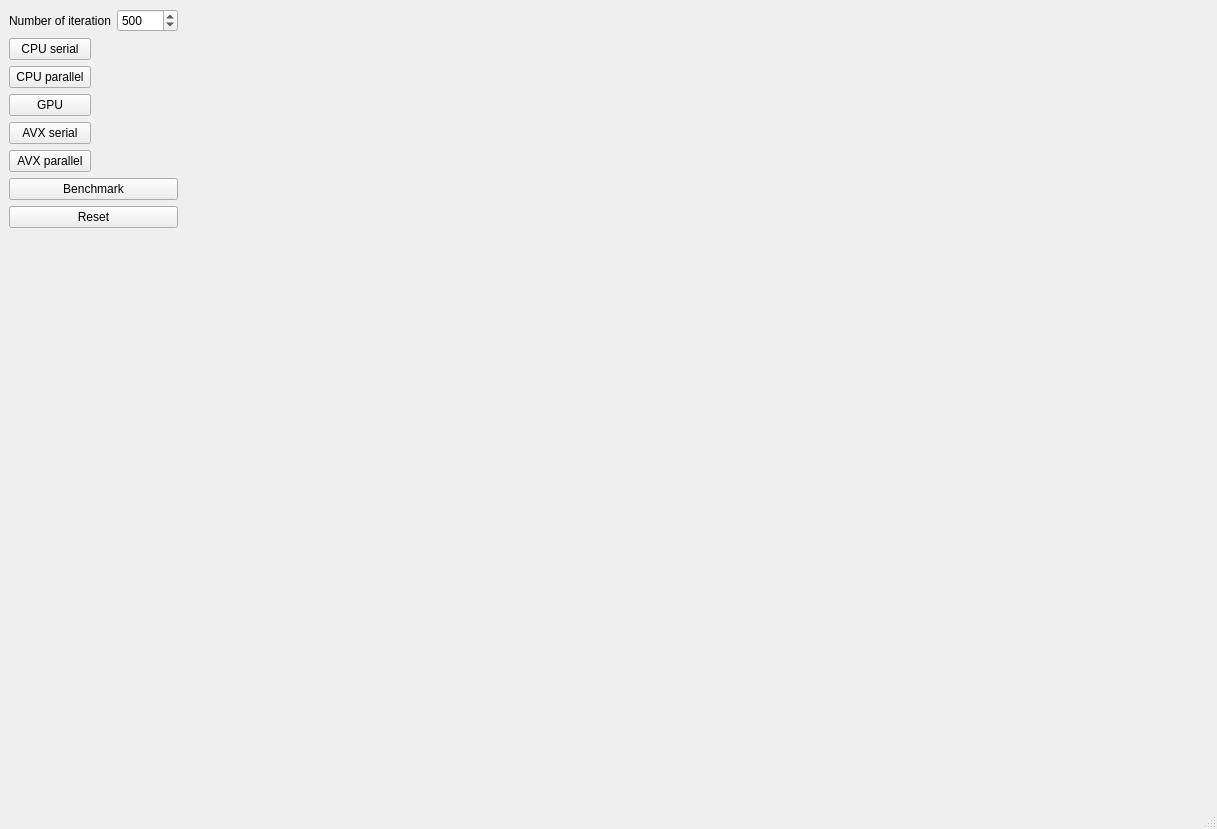
<?xml version="1.0" encoding="UTF-8"?>
<ui version="4.0">
 <class>MainWindow</class>
 <widget class="QMainWindow" name="MainWindow">
  <property name="geometry">
   <rect>
    <x>0</x>
    <y>0</y>
    <width>1217</width>
    <height>829</height>
   </rect>
  </property>
  <property name="windowTitle">
   <string>MainWindow</string>
  </property>
  <widget class="QWidget" name="centralwidget">
   <layout class="QHBoxLayout" name="horizontalLayout_3">
    <item>
     <layout class="QVBoxLayout" name="verticalLayout_2">
      <item>
       <layout class="QVBoxLayout" name="verticalLayout">
        <item>
         <layout class="QHBoxLayout" name="horizontalLayout_2">
          <item>
           <widget class="QLabel" name="label_2">
            <property name="minimumSize">
             <size>
              <width>100</width>
              <height>0</height>
             </size>
            </property>
            <property name="text">
             <string>Number of iterations</string>
            </property>
           </widget>
          </item>
          <item>
           <widget class="QSpinBox" name="spinBox_2">
            <property name="maximum">
             <number>15000</number>
            </property>
            <property name="value">
             <number>500</number>
            </property>
           </widget>
          </item>
         </layout>
        </item>
       </layout>
      </item>
      <item>
       <layout class="QHBoxLayout" name="CPUSerialGroup">
        <item>
         <widget class="QPushButton" name="CPUserial">
          <property name="text">
           <string>CPU serial</string>
          </property>
         </widget>
        </item>
        <item>
         <widget class="QLabel" name="CPUserialLabel">
          <property name="text">
           <string/>
          </property>
          <property name="alignment">
           <set>Qt::AlignCenter</set>
          </property>
         </widget>
        </item>
       </layout>
      </item>
      <item>
       <layout class="QHBoxLayout" name="CPUParallelGroup">
        <item>
         <widget class="QPushButton" name="CPUparallel">
          <property name="text">
           <string>CPU parallel</string>
          </property>
         </widget>
        </item>
        <item>
         <widget class="QLabel" name="CPUparallelLabel">
          <property name="text">
           <string/>
          </property>
          <property name="alignment">
           <set>Qt::AlignCenter</set>
          </property>
         </widget>
        </item>
       </layout>
      </item>
      <item>
       <layout class="QHBoxLayout" name="GPUGroup">
        <item>
         <widget class="QPushButton" name="GPU">
          <property name="text">
           <string>GPU</string>
          </property>
         </widget>
        </item>
        <item>
         <widget class="QLabel" name="GPULabel">
          <property name="text">
           <string/>
          </property>
          <property name="alignment">
           <set>Qt::AlignCenter</set>
          </property>
         </widget>
        </item>
       </layout>
      </item>
      <item>
       <layout class="QHBoxLayout" name="horizontalLayout">
        <item>
         <widget class="QPushButton" name="AVXserial">
          <property name="text">
           <string>AVX serial</string>
          </property>
         </widget>
        </item>
        <item>
         <widget class="QLabel" name="AVXserialLabel">
          <property name="text">
           <string/>
          </property>
          <property name="alignment">
           <set>Qt::AlignCenter</set>
          </property>
         </widget>
        </item>
       </layout>
      </item>
      <item>
       <layout class="QHBoxLayout" name="horizontalLayout_4">
        <item>
         <widget class="QPushButton" name="AVXparallel">
          <property name="text">
           <string>AVX parallel</string>
          </property>
         </widget>
        </item>
        <item>
         <widget class="QLabel" name="AVXparallelLabel">
          <property name="text">
           <string/>
          </property>
          <property name="alignment">
           <set>Qt::AlignCenter</set>
          </property>
         </widget>
        </item>
       </layout>
      </item>
      <item>
       <widget class="QPushButton" name="benchmarkButton">
        <property name="text">
         <string>Benchmark</string>
        </property>
       </widget>
      </item>
      <item>
       <widget class="QPushButton" name="pushButton">
        <property name="maximumSize">
         <size>
          <width>16777215</width>
          <height>16777215</height>
         </size>
        </property>
        <property name="text">
         <string>Reset</string>
        </property>
       </widget>
      </item>
      <item>
       <spacer name="verticalSpacer">
        <property name="orientation">
         <enum>Qt::Vertical</enum>
        </property>
        <property name="sizeHint" stdset="0">
         <size>
          <width>20</width>
          <height>40</height>
         </size>
        </property>
       </spacer>
      </item>
     </layout>
    </item>
    <item>
     <widget class="Canvas" name="canvas" native="true">
      <property name="minimumSize">
       <size>
        <width>1024</width>
        <height>768</height>
       </size>
      </property>
     </widget>
    </item>
   </layout>
  </widget>
  <widget class="QMenuBar" name="menubar">
   <property name="geometry">
    <rect>
     <x>0</x>
     <y>0</y>
     <width>1217</width>
     <height>20</height>
    </rect>
   </property>
  </widget>
  <widget class="QStatusBar" name="statusbar"/>
 </widget>
 <customwidgets>
  <customwidget>
   <class>Canvas</class>
   <extends>QWidget</extends>
   <header>canvas.h</header>
   <container>1</container>
   <slots>
    <signal>changeIterationSpinBox(int)</signal>
    <signal>changeWorkersSpinbox(int)</signal>
    <signal>resetLabels()</signal>
    <signal>setCPUSerialLabel(qint64)</signal>
    <signal>setCPUParallelLabel(qint64)</signal>
    <signal>setGPULabel(qint64)</signal>
    <signal>setAVXSerialLabel(qint64)</signal>
    <signal>setAVXParallelLabel(qint64)</signal>
    <slot>changeNumOfWorkers(int)</slot>
    <slot>changeNumOfIterations(int)</slot>
    <slot>reset()</slot>
    <slot>calculateCPUSerial()</slot>
    <slot>calculateCPUParallel()</slot>
    <slot>calculateGPU()</slot>
    <slot>calculateAVXSerial()</slot>
    <slot>calculateAVXParallel()</slot>
    <slot>benchmark()</slot>
   </slots>
  </customwidget>
 </customwidgets>
 <resources/>
 <connections>
  <connection>
   <sender>spinBox_2</sender>
   <signal>valueChanged(int)</signal>
   <receiver>canvas</receiver>
   <slot>changeNumOfIterations(int)</slot>
   <hints>
    <hint type="sourcelabel">
     <x>174</x>
     <y>54</y>
    </hint>
    <hint type="destinationlabel">
     <x>193</x>
     <y>147</y>
    </hint>
   </hints>
  </connection>
  <connection>
   <sender>canvas</sender>
   <signal>changeIterationSpinBox(int)</signal>
   <receiver>spinBox_2</receiver>
   <slot>setValue(int)</slot>
   <hints>
    <hint type="sourcelabel">
     <x>270</x>
     <y>121</y>
    </hint>
    <hint type="destinationlabel">
     <x>174</x>
     <y>54</y>
    </hint>
   </hints>
  </connection>
  <connection>
   <sender>canvas</sender>
   <signal>resetLabels()</signal>
   <receiver>MainWindow</receiver>
   <slot>resetTimeLabels()</slot>
   <hints>
    <hint type="sourcelabel">
     <x>220</x>
     <y>285</y>
    </hint>
    <hint type="destinationlabel">
     <x>110</x>
     <y>318</y>
    </hint>
   </hints>
  </connection>
  <connection>
   <sender>canvas</sender>
   <signal>setCPUSerialLabel(qint64)</signal>
   <receiver>MainWindow</receiver>
   <slot>setCPUSerialLabel(qint64)</slot>
   <hints>
    <hint type="sourcelabel">
     <x>304</x>
     <y>528</y>
    </hint>
    <hint type="destinationlabel">
     <x>108</x>
     <y>483</y>
    </hint>
   </hints>
  </connection>
  <connection>
   <sender>canvas</sender>
   <signal>setCPUParallelLabel(qint64)</signal>
   <receiver>MainWindow</receiver>
   <slot>setCPUParallelLabel(qint64)</slot>
   <hints>
    <hint type="sourcelabel">
     <x>251</x>
     <y>371</y>
    </hint>
    <hint type="destinationlabel">
     <x>111</x>
     <y>403</y>
    </hint>
   </hints>
  </connection>
  <connection>
   <sender>canvas</sender>
   <signal>setGPULabel(qint64)</signal>
   <receiver>MainWindow</receiver>
   <slot>setGPULabel(qint64)</slot>
   <hints>
    <hint type="sourcelabel">
     <x>226</x>
     <y>256</y>
    </hint>
    <hint type="destinationlabel">
     <x>109</x>
     <y>274</y>
    </hint>
   </hints>
  </connection>
  <connection>
   <sender>MainWindow</sender>
   <signal>calculateCPUSerial()</signal>
   <receiver>canvas</receiver>
   <slot>calculateCPUSerial()</slot>
   <hints>
    <hint type="sourcelabel">
     <x>109</x>
     <y>220</y>
    </hint>
    <hint type="destinationlabel">
     <x>234</x>
     <y>212</y>
    </hint>
   </hints>
  </connection>
  <connection>
   <sender>MainWindow</sender>
   <signal>calculateCPUParallel()</signal>
   <receiver>canvas</receiver>
   <slot>calculateCPUParallel()</slot>
   <hints>
    <hint type="sourcelabel">
     <x>88</x>
     <y>180</y>
    </hint>
    <hint type="destinationlabel">
     <x>196</x>
     <y>182</y>
    </hint>
   </hints>
  </connection>
  <connection>
   <sender>MainWindow</sender>
   <signal>calculateGPU()</signal>
   <receiver>canvas</receiver>
   <slot>calculateGPU()</slot>
   <hints>
    <hint type="sourcelabel">
     <x>57</x>
     <y>245</y>
    </hint>
    <hint type="destinationlabel">
     <x>205</x>
     <y>241</y>
    </hint>
   </hints>
  </connection>
  <connection>
   <sender>MainWindow</sender>
   <signal>calculateAVXSerial()</signal>
   <receiver>canvas</receiver>
   <slot>calculateAVXSerial()</slot>
   <hints>
    <hint type="sourcelabel">
     <x>51</x>
     <y>356</y>
    </hint>
    <hint type="destinationlabel">
     <x>211</x>
     <y>368</y>
    </hint>
   </hints>
  </connection>
  <connection>
   <sender>MainWindow</sender>
   <signal>calculateAVXParallel()</signal>
   <receiver>canvas</receiver>
   <slot>calculateAVXParallel()</slot>
   <hints>
    <hint type="sourcelabel">
     <x>53</x>
     <y>549</y>
    </hint>
    <hint type="destinationlabel">
     <x>197</x>
     <y>542</y>
    </hint>
   </hints>
  </connection>
  <connection>
   <sender>canvas</sender>
   <signal>setAVXSerialLabel(qint64)</signal>
   <receiver>MainWindow</receiver>
   <slot>setAVXSerialLabel(qint64)</slot>
   <hints>
    <hint type="sourcelabel">
     <x>232</x>
     <y>585</y>
    </hint>
    <hint type="destinationlabel">
     <x>120</x>
     <y>587</y>
    </hint>
   </hints>
  </connection>
  <connection>
   <sender>canvas</sender>
   <signal>setAVXParallelLabel(qint64)</signal>
   <receiver>MainWindow</receiver>
   <slot>setAVXParallelLabel(qint64)</slot>
   <hints>
    <hint type="sourcelabel">
     <x>221</x>
     <y>613</y>
    </hint>
    <hint type="destinationlabel">
     <x>147</x>
     <y>628</y>
    </hint>
   </hints>
  </connection>
  <connection>
   <sender>pushButton</sender>
   <signal>clicked()</signal>
   <receiver>canvas</receiver>
   <slot>reset()</slot>
   <hints>
    <hint type="sourcelabel">
     <x>114</x>
     <y>255</y>
    </hint>
    <hint type="destinationlabel">
     <x>284</x>
     <y>229</y>
    </hint>
   </hints>
  </connection>
  <connection>
   <sender>benchmarkButton</sender>
   <signal>clicked()</signal>
   <receiver>canvas</receiver>
   <slot>benchmark()</slot>
   <hints>
    <hint type="sourcelabel">
     <x>146</x>
     <y>221</y>
    </hint>
    <hint type="destinationlabel">
     <x>246</x>
     <y>294</y>
    </hint>
   </hints>
  </connection>
 </connections>
 <slots>
  <signal>calculateCPUSerial()</signal>
  <signal>calculateCPUParallel()</signal>
  <signal>calculateGPU()</signal>
  <signal>calculateAVXSerial()</signal>
  <signal>calculateAVXParallel()</signal>
  <signal>benchmark()</signal>
  <slot>reset()</slot>
  <slot>resetTimeLabels()</slot>
  <slot>setCPUSerialLabel(qint64)</slot>
  <slot>setCPUParallelLabel(qint64)</slot>
  <slot>setGPULabel(qint64)</slot>
  <slot>setAVXSerialLabel(qint64)</slot>
  <slot>setAVXParallelLabel(qint64)</slot>
 </slots>
</ui>
